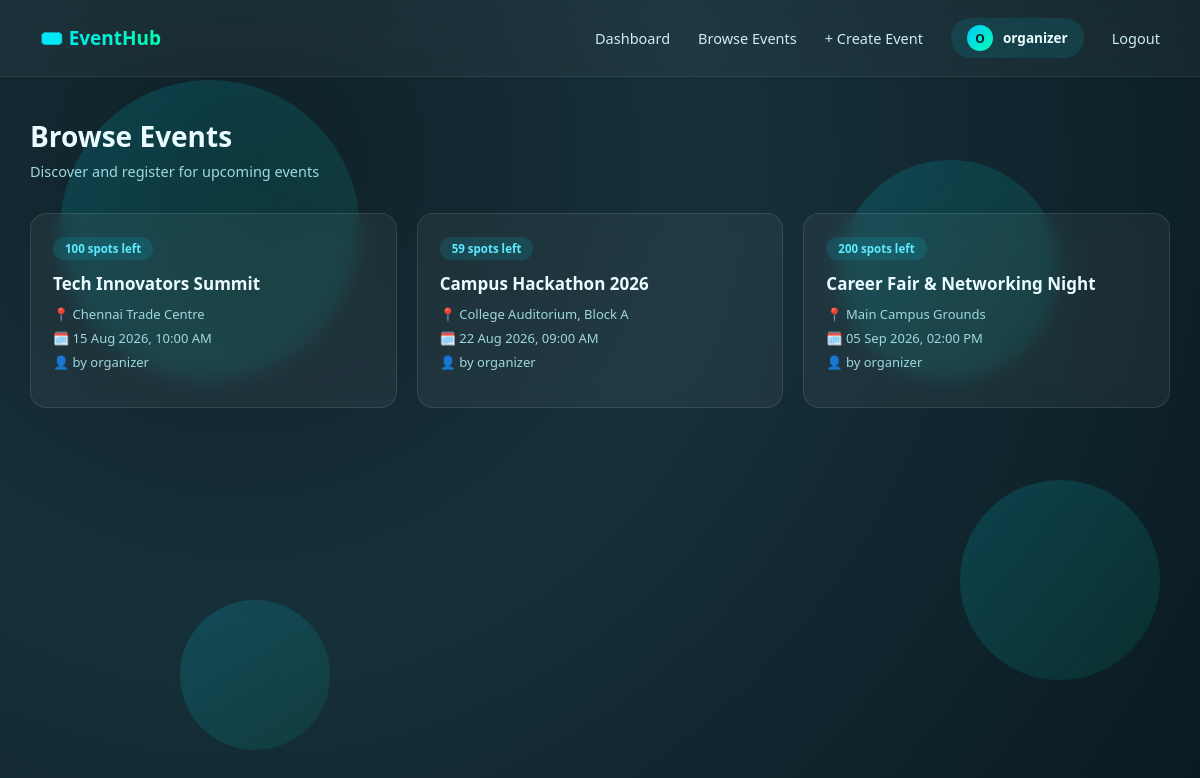
The page /events (signed in) on the database its author committed.
### tables this page shows
CREATE TABLE user (
            id INTEGER PRIMARY KEY AUTOINCREMENT,
            username TEXT UNIQUE NOT NULL,
            email TEXT UNIQUE NOT NULL,
            password_hash TEXT NOT NULL,
            is_organizer INTEGER DEFAULT 0,
            created_at TIMESTAMP DEFAULT CURRENT_TIMESTAMP
        );

CREATE TABLE event (
            id INTEGER PRIMARY KEY AUTOINCREMENT,
            title TEXT NOT NULL,
            description TEXT NOT NULL,
            location TEXT NOT NULL,
            event_date TIMESTAMP NOT NULL,
            capacity INTEGER DEFAULT 50,
            organizer_id INTEGER NOT NULL,
            created_at TIMESTAMP DEFAULT CURRENT_TIMESTAMP,
            FOREIGN KEY (organizer_id) REFERENCES user (id)
        );

### app.py (the view)
@app.route('/events')
@login_required
def events():
    db = get_db()
    rows = db.execute("SELECT * FROM event ORDER BY event_date").fetchall()
    my_event_ids = {
        r['event_id'] for r in db.execute(
            "SELECT event_id FROM registration WHERE user_id = ? AND status = 'confirmed'",
            (session['user_id'],)
        ).fetchall()
    }
    all_events = []
    for row in rows:
        spots_left, _ = event_spots_left(row, db)
        organizer = db.execute("SELECT username FROM user WHERE id = ?", (row['organizer_id'],)).fetchone()
        all_events.append({
            **dict(row),
            'spots_left': spots_left,
            'event_date': parse_dt(row['event_date']),
            'organizer_username': organizer['username'] if organizer else 'Unknown'
        })
    return render_template('events.html', events=all_events, my_event_ids=my_event_ids)

### app.py (called while the page is built)
def get_db():
    if 'db' not in g:
        g.db = sqlite3.connect(DB_NAME)
        g.db.row_factory = sqlite3.Row
        g.db.execute("PRAGMA foreign_keys = ON")
    return g.db

def parse_dt(value):
    if isinstance(value, datetime):
        return value
    for fmt in ('%Y-%m-%d %H:%M:%S', '%Y-%m-%dT%H:%M'):
        try:
            return datetime.strptime(value, fmt)
        except ValueError:
            continue
    return None

def event_spots_left(event_row, db):
    count = db.execute(
        "SELECT COUNT(*) FROM registration WHERE event_id = ? AND status = 'confirmed'",
        (event_row['id'],)
    ).fetchone()[0]
    return max(event_row['capacity'] - count, 0), count

def login_required(f):
    @wraps(f)
    def decorated(*args, **kwargs):
        if 'user_id' not in session:
            flash('Please log in to access this page.', 'info')
            return redirect(url_for('login'))
        return f(*args, **kwargs)
    return decorated

@app.context_processor
def inject_user():
    class CurrentUser:
        is_authenticated = 'user_id' in session
        username = session.get('username')
        is_organizer = session.get('is_organizer', False)
    return {'current_user': CurrentUser()}

### templates/events.html (shortened to what this page needs)
{% extends "base.html" %}
{% block content %}
<div class="page-wrapper">
    <div class="page-header">
        <h1>Browse Events</h1>
        <p>Discover and register for upcoming events</p>
    </div>
    {% if events %}
    <div class="events-grid">
        {% for event in events %}
        <a href="{{ url_for('event_detail', event_id=event.id) }}" class="event-card">
            {% if event.id in my_event_ids %}
                <span class="event-badge registered">✓ Registered</span>
            {% elif event.spots_left <= 0 %}
                <span class="event-badge full">Full</span>
            {% else %}
                <span class="event-badge">{{ event.spots_left }} spots left</span>
            {% endif %}
            <h3 style="margin-top: 12px;">{{ event.title }}</h3>
            <div class="event-meta">
                <span>📍 {{ event.location }}</span>
                <span>🗓️ {{ event.event_date.strftime('%d %b %Y, %I:%M %p') }}</span>
                <span>👤 by {{ event.organizer_username }}</span>
            </div>
        </a>
        {% endfor %}
    </div>
    {% else %}
    <div class="empty-state">
        <div class="empty-icon">📭</div>
        <p>No events available yet.</p>
    </div>
    {% endif %}
</div>
{% endblock %}

### templates/base.html (shortened to what this page needs)
<!DOCTYPE html>
<html lang="en">
<head>
<link rel="stylesheet" href="{{ url_for('static', filename='style.css') }}">
</head>
<body>
    <div class="bg-shapes"><span></span><span></span><span></span><span></span></div>
    {% if current_user.is_authenticated %}
    <div class="navbar">
        <div class="brand">🎟️ EventHub</div>
        <nav>
            <a href="{{ url_for('dashboard') }}">Dashboard</a>
            <a href="{{ url_for('events') }}">Browse Events</a>
            {% if current_user.is_organizer %}
            <a href="{{ url_for('create_event') }}">+ Create Event</a>
            {% endif %}
            <div class="user-chip">
                <div class="avatar-circle">{{ current_user.username[0]|upper }}</div>
                {{ current_user.username }}
            </div>
            <a href="{{ url_for('logout') }}">Logout</a>
        </nav>
    </div>
    {% endif %}
    {% block content %}{% endblock %}
</body>
</html>

### static/style.css (style rules this page uses)
* { box-sizing: border-box; margin: 0; padding: 0; }
html, body { height: 100%; width: 100%; }
body { font-family: 'Segoe UI', Arial, sans-serif; color: #eafcff; min-height: 100vh; background: radial-gradient(circle at 20% 20%, #0f2027 0%, #16303a 40%, #0a1a20 100%); background-attachment: fixed; }
.bg-shapes { position: fixed; inset: 0; overflow: hidden; z-index: 0; pointer-events: none; }
.bg-shapes span { position: absolute; border-radius: 50%; background: linear-gradient(135deg, rgba(0, 229, 255, 0.15), rgba(0, 255, 178, 0.08)); animation: float 12s ease-in-out infinite; }
.bg-shapes span:nth-child(1) { width: 300px; height: 300px; top: 10%; left: 5%; animation-delay: 0s; }
.bg-shapes span:nth-child(2) { width: 200px; height: 200px; top: 60%; left: 80%; animation-delay: 3s; }
.bg-shapes span:nth-child(3) { width: 150px; height: 150px; top: 75%; left: 15%; animation-delay: 6s; }
.bg-shapes span:nth-child(4) { width: 220px; height: 220px; top: 20%; left: 70%; animation-delay: 9s; }
.navbar { position: relative; z-index: 2; display: flex; align-items: center; justify-content: space-between; padding: 18px 40px; background: rgba(255,255,255,0.04); border-bottom: 1px solid rgba(255,255,255,0.08); backdrop-filter: blur(12px); }
.navbar .brand { font-size: 19px; font-weight: 700; background: linear-gradient(90deg, #00e5ff, #00ffb2); -webkit-background-clip: text; -webkit-text-fill-color: transparent; background-clip: text; }
.navbar nav { display: flex; align-items: center; gap: 28px; }
.navbar nav a { color: #cdeff2; text-decoration: none; font-size: 14.5px; font-weight: 500; transition: color 0.2s; }
.navbar .user-chip { display: flex; align-items: center; gap: 10px; background: rgba(0, 229, 255, 0.1); padding: 7px 16px; border-radius: 30px; font-size: 13.5px; font-weight: 600; }
.avatar-circle { width: 26px; height: 26px; border-radius: 50%; background: linear-gradient(135deg, #00c9ff, #00ffb2); display: flex; align-items: center; justify-content: center; font-size: 12px; font-weight: 700; color: #06222a; }
.page-wrapper { position: relative; z-index: 1; max-width: 1200px; margin: 0 auto; padding: 40px 30px 80px; }
.page-header { margin-bottom: 32px; }
.page-header h1 { font-size: 28px; margin-bottom: 6px; }
.page-header p { color: #9fd8de; font-size: 14.5px; }
.events-grid { display: grid; grid-template-columns: repeat(auto-fill, minmax(280px, 1fr)); gap: 20px; }
.event-card { background: rgba(255,255,255,0.05); border: 1px solid rgba(255,255,255,0.1); border-radius: 16px; padding: 22px; backdrop-filter: blur(10px); transition: all 0.25s ease; text-decoration: none; color: inherit; display: block; position: relative; overflow: hidden; }
.event-card::before { content: ''; position: absolute; top: 0; left: 0; right: 0; height: 3px; background: linear-gradient(90deg, #00c9ff, #00ffb2); transform: scaleX(0); transform-origin: left; transition: transform 0.3s ease; }
.event-card h3 { font-size: 17px; margin-bottom: 10px; }
.event-meta { font-size: 13px; color: #9fd8de; display: flex; flex-direction: column; gap: 6px; margin-bottom: 14px; }
.event-badge { display: inline-block; padding: 4px 12px; border-radius: 20px; font-size: 11.5px; font-weight: 700; background: rgba(0, 229, 255, 0.12); color: #5eeaff; }

### rows shown on the page
user: username "organizer", organizer_username "organizer" "organizer" "organizer"
event: title "Tech Innovators Summit", location "Chennai Trade Centre"
event: title "Campus Hackathon 2026", location "College Auditorium, Block A"
event: title "Career Fair & Networking Night", location "Main Campus Grounds"

### other values the page prints
{{ current_user.username[0]|upper }} "O"
{{ event.spots_left }} "100" "59" "200"
{{ event.event_date.strftime('%d %b %Y, %I:%M %p') }} "15 Aug 2026, 10:00 AM" "22 Aug 2026, 09:00 AM" "05 Sep 2026, 02:00 PM"
